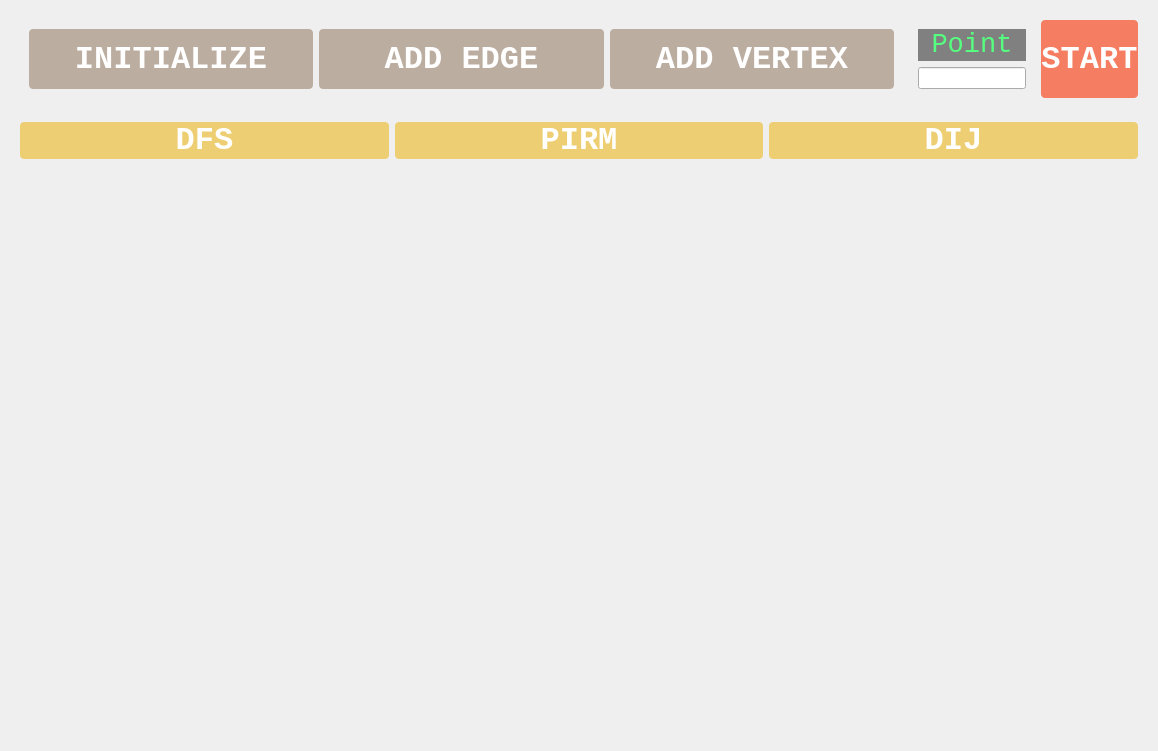
<?xml version="1.0" encoding="UTF-8"?>
<ui version="4.0">
 <class>Widget</class>
 <widget class="QWidget" name="Widget">
  <property name="geometry">
   <rect>
    <x>0</x>
    <y>0</y>
    <width>1158</width>
    <height>751</height>
   </rect>
  </property>
  <property name="windowTitle">
   <string>Widget</string>
  </property>
  <layout class="QVBoxLayout" name="verticalLayout">
   <item>
    <widget class="QWidget" name="widget_5" native="true">
     <property name="sizePolicy">
      <sizepolicy hsizetype="Preferred" vsizetype="Maximum">
       <horstretch>0</horstretch>
       <verstretch>0</verstretch>
      </sizepolicy>
     </property>
     <layout class="QHBoxLayout" name="horizontalLayout_2">
      <item>
       <widget class="QWidget" name="widget_4" native="true">
        <property name="sizePolicy">
         <sizepolicy hsizetype="Expanding" vsizetype="Expanding">
          <horstretch>0</horstretch>
          <verstretch>0</verstretch>
         </sizepolicy>
        </property>
        <layout class="QHBoxLayout" name="horizontalLayout">
         <item>
          <widget class="QPushButton" name="iniBtn">
           <property name="sizePolicy">
            <sizepolicy hsizetype="Minimum" vsizetype="Preferred">
             <horstretch>0</horstretch>
             <verstretch>0</verstretch>
            </sizepolicy>
           </property>
           <property name="font">
            <font>
             <family>Consolas</family>
             <pointsize>24</pointsize>
             <weight>75</weight>
             <bold>true</bold>
            </font>
           </property>
           <property name="cursor">
            <cursorShape>PointingHandCursor</cursorShape>
           </property>
           <property name="styleSheet">
            <string notr="true">QPushButton
{
color:white;
background-color:rgb(187,173,160);
border-radius: 4px;
}

QPushButton-hover
{
color:red;
}</string>
           </property>
           <property name="text">
            <string>INITIALIZE</string>
           </property>
          </widget>
         </item>
         <item>
          <widget class="QPushButton" name="pushButton_3">
           <property name="sizePolicy">
            <sizepolicy hsizetype="Minimum" vsizetype="Preferred">
             <horstretch>0</horstretch>
             <verstretch>0</verstretch>
            </sizepolicy>
           </property>
           <property name="font">
            <font>
             <family>Consolas</family>
             <pointsize>24</pointsize>
             <weight>75</weight>
             <bold>true</bold>
            </font>
           </property>
           <property name="cursor">
            <cursorShape>PointingHandCursor</cursorShape>
           </property>
           <property name="styleSheet">
            <string notr="true">QPushButton
{
color:white;
background-color:rgb(187,173,160);
border-radius: 4px;
}

QPushButton-hover
{
color:red;
}</string>
           </property>
           <property name="text">
            <string>ADD EDGE</string>
           </property>
          </widget>
         </item>
         <item>
          <widget class="QPushButton" name="addVertexBtn">
           <property name="sizePolicy">
            <sizepolicy hsizetype="Minimum" vsizetype="Preferred">
             <horstretch>0</horstretch>
             <verstretch>0</verstretch>
            </sizepolicy>
           </property>
           <property name="font">
            <font>
             <family>Consolas</family>
             <pointsize>24</pointsize>
             <weight>75</weight>
             <bold>true</bold>
            </font>
           </property>
           <property name="cursor">
            <cursorShape>PointingHandCursor</cursorShape>
           </property>
           <property name="styleSheet">
            <string notr="true">QPushButton
{
color:white;
background-color:rgb(187,173,160);
border-radius: 4px;
}

QPushButton-hover
{
color:red;
}</string>
           </property>
           <property name="text">
            <string>ADD VERTEX</string>
           </property>
          </widget>
         </item>
        </layout>
       </widget>
      </item>
      <item>
       <widget class="QWidget" name="widget" native="true">
        <layout class="QVBoxLayout" name="verticalLayout_2">
         <item>
          <widget class="QLabel" name="label">
           <property name="font">
            <font>
             <family>Consolas</family>
             <pointsize>20</pointsize>
            </font>
           </property>
           <property name="styleSheet">
            <string notr="true">QLabel
{
color:rgb(85, 255, 127);
background-color:gray;
}</string>
           </property>
           <property name="text">
            <string>Point</string>
           </property>
           <property name="alignment">
            <set>Qt::AlignCenter</set>
           </property>
          </widget>
         </item>
         <item>
          <widget class="QLineEdit" name="lineEdit">
           <property name="sizePolicy">
            <sizepolicy hsizetype="Minimum" vsizetype="Fixed">
             <horstretch>0</horstretch>
             <verstretch>0</verstretch>
            </sizepolicy>
           </property>
          </widget>
         </item>
        </layout>
       </widget>
      </item>
      <item>
       <widget class="QPushButton" name="startBtn">
        <property name="sizePolicy">
         <sizepolicy hsizetype="Minimum" vsizetype="Preferred">
          <horstretch>0</horstretch>
          <verstretch>0</verstretch>
         </sizepolicy>
        </property>
        <property name="font">
         <font>
          <family>Consolas</family>
          <pointsize>24</pointsize>
          <weight>75</weight>
          <bold>true</bold>
         </font>
        </property>
        <property name="cursor">
         <cursorShape>PointingHandCursor</cursorShape>
        </property>
        <property name="styleSheet">
         <string notr="true">QPushButton
{
color:white;
background-color:rgb(245,125,97);
border-radius: 4px;
}

QPushButton-hover
{
color:red;
}</string>
        </property>
        <property name="text">
         <string>START</string>
        </property>
       </widget>
      </item>
     </layout>
    </widget>
   </item>
   <item>
    <widget class="QWidget" name="widget_3" native="true">
     <property name="sizePolicy">
      <sizepolicy hsizetype="Preferred" vsizetype="Minimum">
       <horstretch>0</horstretch>
       <verstretch>0</verstretch>
      </sizepolicy>
     </property>
     <layout class="QGridLayout" name="gridLayout">
      <item row="2" column="0">
       <widget class="PrintWidget" name="dfs" native="true">
        <property name="sizePolicy">
         <sizepolicy hsizetype="Minimum" vsizetype="Minimum">
          <horstretch>0</horstretch>
          <verstretch>0</verstretch>
         </sizepolicy>
        </property>
        <property name="minimumSize">
         <size>
          <width>200</width>
          <height>300</height>
         </size>
        </property>
        <property name="styleSheet">
         <string notr="true"/>
        </property>
       </widget>
      </item>
      <item row="0" column="1">
       <widget class="QLabel" name="pirmLabel">
        <property name="sizePolicy">
         <sizepolicy hsizetype="Preferred" vsizetype="Fixed">
          <horstretch>0</horstretch>
          <verstretch>0</verstretch>
         </sizepolicy>
        </property>
        <property name="font">
         <font>
          <family>Consolas</family>
          <pointsize>24</pointsize>
          <weight>75</weight>
          <bold>true</bold>
         </font>
        </property>
        <property name="styleSheet">
         <string notr="true">QLabel
{
color:white;
background-color:rgb(237,206,114);
border-radius: 4px;
}</string>
        </property>
        <property name="text">
         <string>PIRM</string>
        </property>
        <property name="textFormat">
         <enum>Qt::AutoText</enum>
        </property>
        <property name="alignment">
         <set>Qt::AlignCenter</set>
        </property>
       </widget>
      </item>
      <item row="2" column="2">
       <widget class="PrintWidget" name="dij" native="true">
        <property name="sizePolicy">
         <sizepolicy hsizetype="Minimum" vsizetype="Minimum">
          <horstretch>0</horstretch>
          <verstretch>0</verstretch>
         </sizepolicy>
        </property>
        <property name="styleSheet">
         <string notr="true"/>
        </property>
       </widget>
      </item>
      <item row="0" column="2">
       <widget class="QLabel" name="dijLabel">
        <property name="sizePolicy">
         <sizepolicy hsizetype="Preferred" vsizetype="Fixed">
          <horstretch>0</horstretch>
          <verstretch>0</verstretch>
         </sizepolicy>
        </property>
        <property name="font">
         <font>
          <family>Consolas</family>
          <pointsize>24</pointsize>
          <weight>75</weight>
          <bold>true</bold>
         </font>
        </property>
        <property name="styleSheet">
         <string notr="true">QLabel
{
color:white;
background-color:rgb(237,206,114);
border-radius: 4px;
}</string>
        </property>
        <property name="text">
         <string>DIJ</string>
        </property>
        <property name="alignment">
         <set>Qt::AlignCenter</set>
        </property>
       </widget>
      </item>
      <item row="2" column="1">
       <widget class="PrintWidget" name="pirm" native="true">
        <property name="sizePolicy">
         <sizepolicy hsizetype="Minimum" vsizetype="Minimum">
          <horstretch>0</horstretch>
          <verstretch>0</verstretch>
         </sizepolicy>
        </property>
        <property name="styleSheet">
         <string notr="true"/>
        </property>
       </widget>
      </item>
      <item row="0" column="0">
       <widget class="QLabel" name="dfsLabel">
        <property name="sizePolicy">
         <sizepolicy hsizetype="Preferred" vsizetype="Fixed">
          <horstretch>0</horstretch>
          <verstretch>0</verstretch>
         </sizepolicy>
        </property>
        <property name="font">
         <font>
          <family>Consolas</family>
          <pointsize>24</pointsize>
          <weight>75</weight>
          <bold>true</bold>
         </font>
        </property>
        <property name="styleSheet">
         <string notr="true">QLabel
{
color:white;
background-color:rgb(237,206,114);
border-radius: 4px;
}</string>
        </property>
        <property name="text">
         <string>DFS</string>
        </property>
        <property name="alignment">
         <set>Qt::AlignCenter</set>
        </property>
       </widget>
      </item>
     </layout>
    </widget>
   </item>
  </layout>
 </widget>
 <customwidgets>
  <customwidget>
   <class>PrintWidget</class>
   <extends>QWidget</extends>
   <header>printwidget.h</header>
   <container>1</container>
  </customwidget>
 </customwidgets>
 <resources/>
 <connections/>
</ui>
